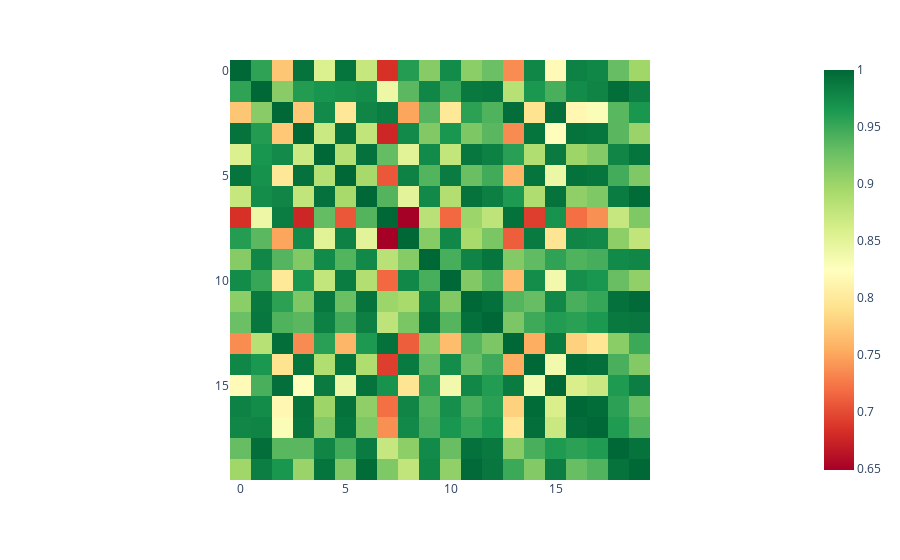

Notebook code for this chart:
### Code cell
print(similarities.shape)
print(f'Min value: {similarities.min()}')
print(f'Max value: {similarities.max()}')

fig = px.imshow(similarities, color_continuous_scale='RdYlGn')
fig.show()

### Figure 1 — Plotly figure (JSON) as saved in the notebook; plotly's stock layout.template omitted (floating-point values rounded to 4 significant figures; data arrays with more than 128 entries replaced by an {"elided": "..."} marker saying what was removed)
{"data": [{"coloraxis": "coloraxis", "hovertemplate": "x: %{x}<br>y: %{y}<br>color: %{z}<extra></extra>", "name": "0", "type": "heatmap", "xaxis": "x", "yaxis": "y", "z": {"elided": "20x20 float values"}}], "layout": {"coloraxis": {"colorscale": [[0, "rgb(165,0,38)"], [0.1, "rgb(215,48,39)"], [0.2, "rgb(244,109,67)"], [0.3, "rgb(253,174,97)"], [0.4, "rgb(254,224,139)"], [0.5, "rgb(255,255,191)"], [0.6, "rgb(217,239,139)"], [0.7, "rgb(166,217,106)"], [0.8, "rgb(102,189,99)"], [0.9, "rgb(26,152,80)"], [1, "rgb(0,104,55)"]]}, "margin": {"t": 60}, "xaxis": {"anchor": "y", "constrain": "domain", "domain": [0, 1], "scaleanchor": "y"}, "yaxis": {"anchor": "x", "autorange": "reversed", "constrain": "domain", "domain": [0, 1]}}}
